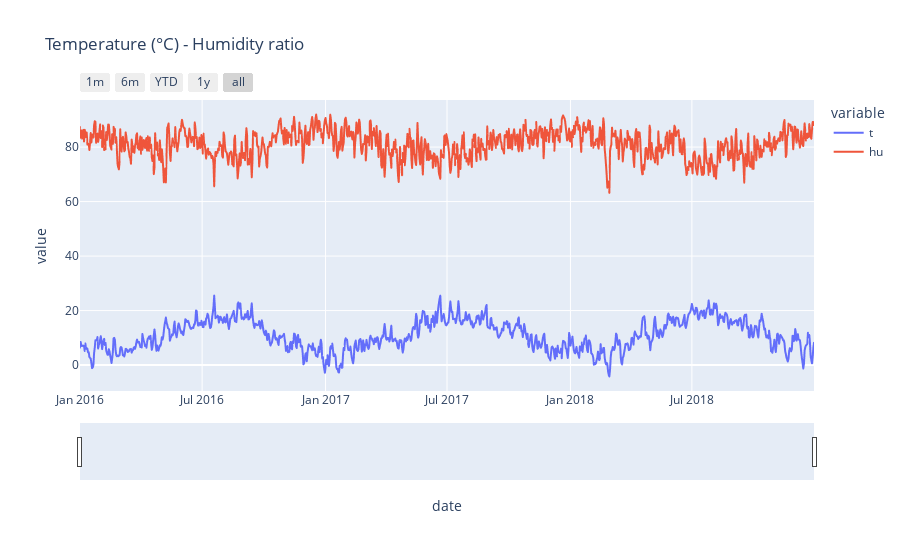

Here is the notebook cell this chart was saved with:
### Code cell
fig = px.line(df['2016-01-01':'2018-12-30'][['t','hu']].resample('D').mean(),
             title = 'Temperature (°C) - Humidity ratio')
fig.update_xaxes(
    rangeslider_visible=True,
    rangeselector=dict(
        buttons=list([
            dict(count=1, label="1m", step="month", stepmode="backward"),
            dict(count=6, label="6m", step="month", stepmode="backward"),
            dict(count=1, label="YTD", step="year", stepmode="todate"),
            dict(count=1, label="1y", step="year", stepmode="backward"),
            dict(step="all")
        ])
    )
)
fig.show()

### Figure 1 — Plotly figure (JSON) as saved in the notebook; plotly's stock layout.template omitted (floating-point values rounded to 4 significant figures; data arrays with more than 128 entries replaced by an {"elided": "..."} marker saying what was removed)
{"data": [{"hovertemplate": "variable=t<br>date=%{x}<br>value=%{y}<extra></extra>", "legendgroup": "t", "line": {"color": "#636efa", "dash": "solid"}, "marker": {"symbol": "circle"}, "mode": "lines", "name": "t", "showlegend": true, "type": "scattergl", "x": {"elided": "1095 str values"}, "xaxis": "x", "y": {"elided": "1095 float values"}, "yaxis": "y"}, {"hovertemplate": "variable=hu<br>date=%{x}<br>value=%{y}<extra></extra>", "legendgroup": "hu", "line": {"color": "#EF553B", "dash": "solid"}, "marker": {"symbol": "circle"}, "mode": "lines", "name": "hu", "showlegend": true, "type": "scattergl", "x": {"elided": "1095 str values"}, "xaxis": "x", "y": {"elided": "1095 float values"}, "yaxis": "y"}], "layout": {"legend": {"title": {"text": "variable"}, "tracegroupgap": 0}, "title": {"text": "Temperature (°C) - Humidity ratio"}, "xaxis": {"anchor": "y", "domain": [0, 1], "rangeselector": {"buttons": [{"count": 1, "label": "1m", "step": "month", "stepmode": "backward"}, {"count": 6, "label": "6m", "step": "month", "stepmode": "backward"}, {"count": 1, "label": "YTD", "step": "year", "stepmode": "todate"}, {"count": 1, "label": "1y", "step": "year", "stepmode": "backward"}, {"step": "all"}]}, "rangeslider": {"visible": true}, "title": {"text": "date"}}, "yaxis": {"anchor": "x", "domain": [0, 1], "title": {"text": "value"}}}}
